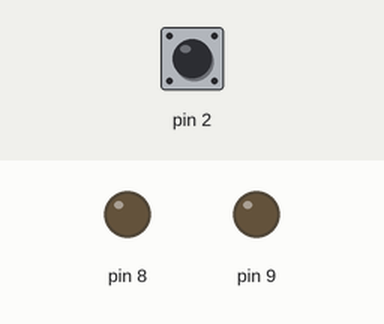
Recording of a sketch running on a simulated Arduino Uno, built with avr-gcc and run on an emulated ATmega328P. Parts: output pins drawn as LEDs (lit = HIGH). The inputs (shaded band) are chosen by the test bench; at power-on: pin 2 HIGH. Random numbers use the default seed unless the sketch sets one.

Above: at 1.2 s.
1.3 s: pin 2 pulled LOW for 3.2 s
At 1.9 s:
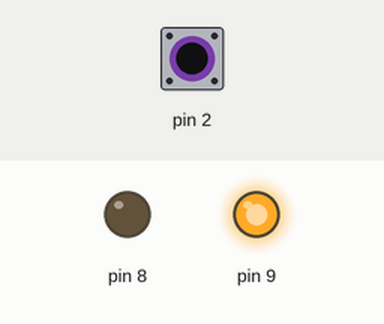
6.8 s: pin 2 pulled LOW for 0.15 s
At 9.6 s:
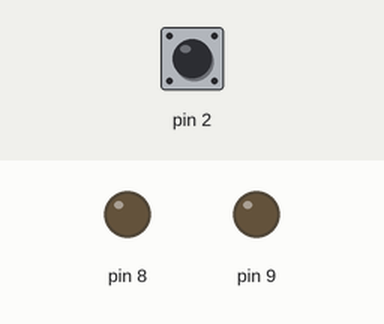
9.9 s: pin 2 pulled LOW for 1 s
At 22.3 s:
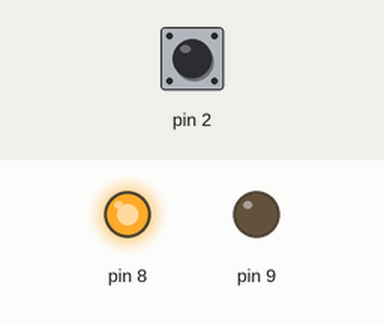
Timing chart, 0 to 23.3 s (numbered marks = the images above; inputs shaded):
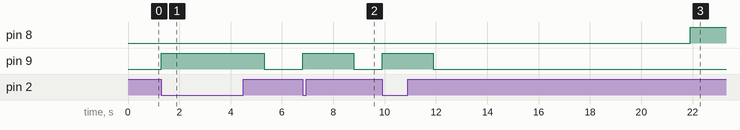

The sketch:

main.ino
```cpp
bool greenLed = 0;
long interval;
long start;
long count;

void setup() {
  Serial.begin(9600);

  pinMode(2, INPUT_PULLUP);

  pinMode(8, OUTPUT);
  pinMode(9, OUTPUT);

  interval = random(4, 11) * 1000;
  start = millis();
}

void loop() {
  if(greenLed) {
    // if buttton press, then show time and start over
    if(digitalRead(2) == 0) {
      double time = millis() - count;
      Serial.print(time / 1000.0);
      Serial.println(" sec");
      digitalWrite(8, LOW);
      greenLed = 0;
      start = millis();
      interval = random(4, 11) * 1000;
      delay(1000);
    }
  } else {
    // if button press, show red, then start over
    // if not button press and it is time, turn green on

    if(digitalRead(2) == 0) {
      digitalWrite(9, HIGH);
      delay(2000);
      digitalWrite(9, LOW);
      start = millis();
      interval = random(4, 11) * 1000;
    }

    if(millis() - start >= interval) {
      greenLed = 1;
      digitalWrite(8, HIGH);
      count = millis();
    }
  }
}
```

Measured:
- after the input at 1.3 s, pin 9: LOW → HIGH at once, → LOW 4.0 s later
- after the input at 6.8 s, pin 9: LOW → HIGH at once, → LOW 2.0 s later
- after the input at 9.9 s, pin 9: LOW → HIGH at once, → LOW 2.0 s later
